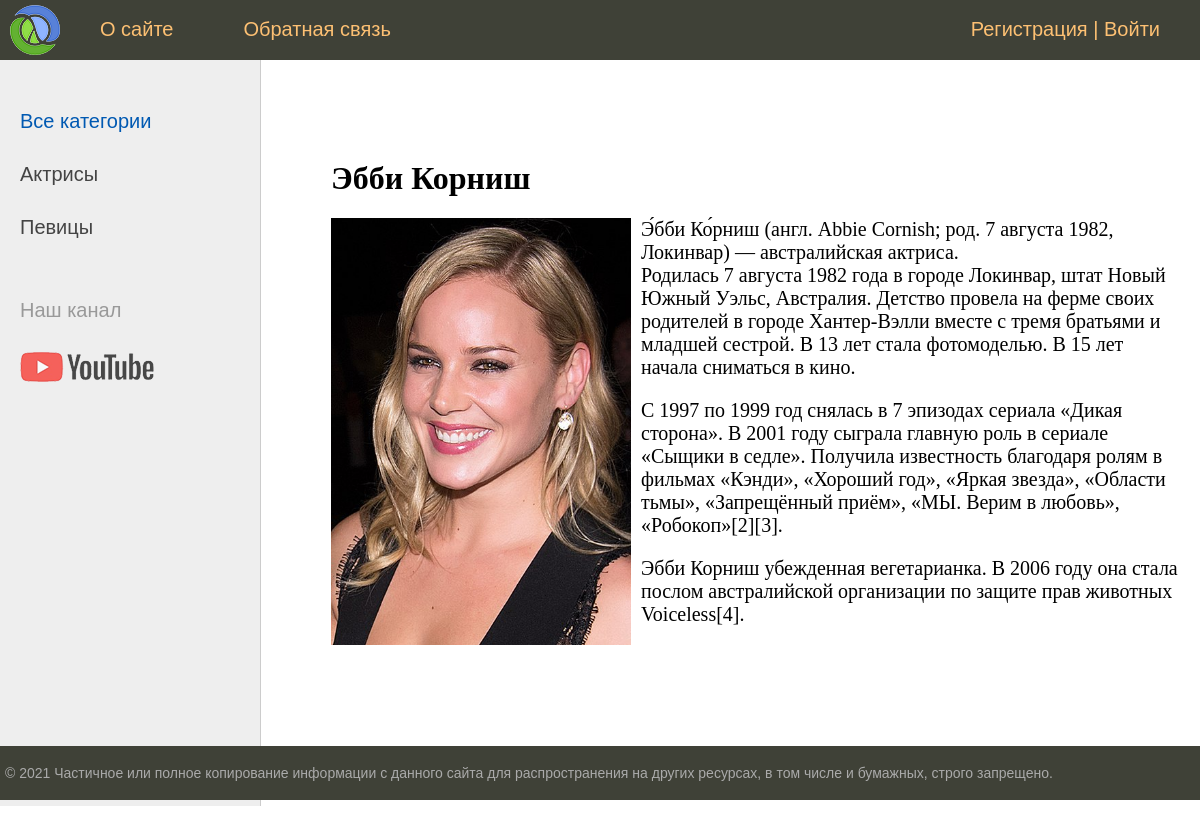
The app's page /post/ebbi-kornish with its own data.
### women/models.py (models this page shows, shortened)
class Category(models.Model):
    name = models.CharField(max_length=20, db_index=True, verbose_name='Категория')
    slug = models.SlugField(max_length=255, unique=True, db_index=True, verbose_name='URL')
    def get_absolute_url(self):
        return reverse('category', kwargs={'cat_slug': self.slug})
    class Meta:
        verbose_name = 'Категории'
        verbose_name_plural = 'Категории'
        ordering = ['id']

class Women(models.Model):
    title = models.CharField(max_length=255, verbose_name='Заголовок')
    slug = models.SlugField(max_length=255, unique=True, db_index=True, verbose_name='URL')
    content = models.TextField(blank=True, verbose_name='Текст статьи')
    photo = models.ImageField(upload_to="photos/%Y/%m/d%", verbose_name='Фото')
    time_create = models.DateTimeField(auto_now_add=True, verbose_name='Время создания')
    time_update = models.DateTimeField(auto_now=True, verbose_name='Время изменения')
    is_published = models.BooleanField(default=True, verbose_name='Опубликовано')
    cat = models.ForeignKey('Category', on_delete=models.PROTECT, verbose_name='Категория')
    def __str__(self):
        return self.title
    class Meta:
        verbose_name = 'Известные женщины'
        verbose_name_plural = 'Известные женщины'
        ordering = ['id']

### women/views.py (the view)
# urls.py: path('post/<slug:post_slug>', ShowPost.as_view(), name='post'),
class ShowPost(DataMixin, DetailView):
    model = Women
    template_name = 'women/post.html'
    slug_url_kwarg = 'post_slug'
    context_object_name = 'post'
    def get_context_data(self, *, object_list=None, **kwargs):
        context = super().get_context_data(**kwargs)
        c_def = self.get_user_context(title=context['post'])
        return dict(list(context.items()) + list(c_def.items()))

### women/utils.py (called while the page is built)
    def get_user_context(self, **kwargs):
        context = kwargs
        cats = Category.objects.annotate(Count('women'))
        user_menu = menu.copy()
        if not self.request.user.is_authenticated:
            user_menu.pop(1)
        context['menu'] = user_menu
        context['cats'] = cats
        if 'cat_selected' not in context:
            context['cat_selected'] = 0
        return context

### women/templates/women/post.html
{% extends 'women/base.html' %}
{% block content %}
<h1>{{post.title}}</h1>
{% if post.photo %}
<p><img class="img-article-left" src="{{post.photo.url}}"></p>
{% endif %}
{{post.content|linebreaks}}
{% endblock %}

### women/templates/women/base.html (shortened to what this page needs)
{% load static %}
{% load women_tags %}
<!DOCTYPE html>
<html>
<head>
	<link type="text/css" href="{% static 'women/css/styles.css' %}" rel="stylesheet" />
</head>
<body>
<table class="table-page" border=0 cellpadding="0" cellspacing="0">
<tr><td valign=top>
{% block mainmenu %}
		<div class="header">
			<ul id="mainmenu" class="mainmenu">
			<li class="logo"><a href="{% url 'home' %}"><div class="logo"></div></a></li>
{% for m in menu %}
			<li><a href="{% url m.url_name %}">{{m.title}}</a></li>
{% endfor %}
				{% if request.user.is_authenticated %}
				<li class="last">{{user.username}} | <a href="{% url 'logout' %}">Выйти</a></li>
				{% else %}
				<li class="last"><a href="{% url 'register' %}">Регистрация</a> | <a href="{% url 'login' %}">Войти</a></li>
				{% endif %}
			</ul>
		</div>
{% endblock mainmenu %}
<table class="table-content" border=0 cellpadding="0" cellspacing="0">
<tr>
	<td valign="top" class="left-chapters">
	<ul id="leftchapters">
{% if cat_selected == 0 %}
		<li class="selected">Все категории</li>
{% else %}
		<li><a href="{% url 'home' %}">Все категории</a></li>
{% endif %}
{% for c in cats %}
{% if c.women__count > 0 %}
	{% if c.pk == cat_selected %}
		<li class="selected">{{c.name}}</li>
	{% else %}
		<li><a href="{{ c.get_absolute_url }}">{{c.name}}</a></li>
	{% endif %}
{% endif %}
{% endfor %}
		<li class="share">
		<p>Наш канал</p>
		<a class="share-yt" href="https://www.youtube.com/channel/UClJzWfGWuGJL2t-3dYKcHTA/playlists" target="_blank" rel="nofollow"></a>
		</li>
	</ul>
</td>
<td valign="top" class="content">
	<div class="content-text">
{% block content %}
{% endblock %}
	</div>
</td></tr></table>
</td></tr>
<tr><td valign=top>
	<div id="footer">
		<p>&copy; 2021 Частичное или полное копирование информации с данного сайта для распространения на других ресурсах, в том числе и бумажных, строго запрещено.</p>
	</div>
</td></tr></table>
</body>
</html>

### women/static/women/css/styles.css (style rules this page uses)
html, body { font-family: 'Arial'; margin: 0; padding: 0; height: 100%; width: 100%; color: #444; }
a { color: #0059b2; text-decoration: none; }
img { max-width: 600px; height: auto; }
img.img-article-left { max-width: 300px; height: auto; float: left; padding: 0 10px 10px 0; }
.table-page { width: 100%; height: 100%; vertical-align: top; }
.table-page tr { height: 100%; }
.header { background: #3F4137; height: 60px; }
.logo { background: url('../images/logo.png') no-repeat 10px 5px; width: 70px; height: 60px; }
ul.mainmenu { list-style: none; margin: 0; padding: 0; height: 60px; color: #fdc073; font-size: 20px; overflow: hidden; }
ul.mainmenu li { float: left; margin: 18px 40px 0 30px; }
ul.mainmenu li.logo { margin: 0; }
ul.mainmenu li.last { float: right; }
ul.mainmenu li a { color: #fdc073; text-decoration: none; }
.table-content { width: 100%; min-height: 100%; height: 100%; }
.left-chapters { margin: 0; background: #eee; border-right: 1px solid #ccc; min-height: 100%; }
.left-chapters ul { width: 230px; min-height: 100%; margin: 0; padding: 20px 10px 10px 20px; list-style: none; font-size: 20px; }
.left-chapters ul li { margin: 30px 0 0 0; color: #999; }
.left-chapters ul li.selected { color: #0059b2; }
.left-chapters ul li a { color: #444; text-decoration: none; }
.left-chapters ul li.share { margin: 60px 0 0 0; }
.left-chapters ul li.share p { margin: 30px 0 30px 0; }
.left-chapters ul li.share a { display: inline-block; width: 40px; height: 40px; margin: 0 20px 0 0; }
.left-chapters ul li.share a.share-yt { width: 100%; height: 30px; background: url('../images/share_yt.png') no-repeat 0 0 }
.content { padding: 40px 20px 20px 40px; width: 100%; box-sizing: border-box; }
.content-text { margin: 60px 0 0 30px; color: #000; font-size: 20px; font-family: Yandex Sans Display Light; }
.content-text h1 { font-size: 32px; }
#footer { box-sizing: border-box; background: #3F4137; padding: 5px; color: #aaa; font-size: 14px; font-family: Verdana, Geneva, Arial, Helvetica; text-align: left; overflow: hidden; }

### records on screen
Category: name "Актрисы"
Category: name "Певицы"
Women: title "Эбби Корниш", photo (picture), content "Э́бби Ко́рниш (англ. Abbie Cornish; род. 7 августа 1982, Локинвар) — австралийская актриса. Родилась 7 августа 1982 года в городе Локинвар, штат Новый Южный Уэльс, Австралия. Детство провела на ферме своих родителей в городе Хантер-Вэлли вместе с тремя братьями и младшей сестрой. В 13 лет стала фотомоделью. В 15 лет начала сниматься в кино. С 1997 по 1999 год снялась в 7 эпизодах сериала «Дикая сторона». В 2001 году сыграла главную роль в сериале «Сыщики в седле». Получила известность благодаря ролям в фильмах «Кэнди», «Хороший год», «Яркая звезда», «Области тьмы», «Запрещённый приём», «МЫ. Верим в любовь», «Робокоп»[2][3]. Эбби Корниш убежденная вегетарианка. В 2006 году она стала послом…"

### other values on screen
{{ m.title }} "О сайте" "Обратная связь"
